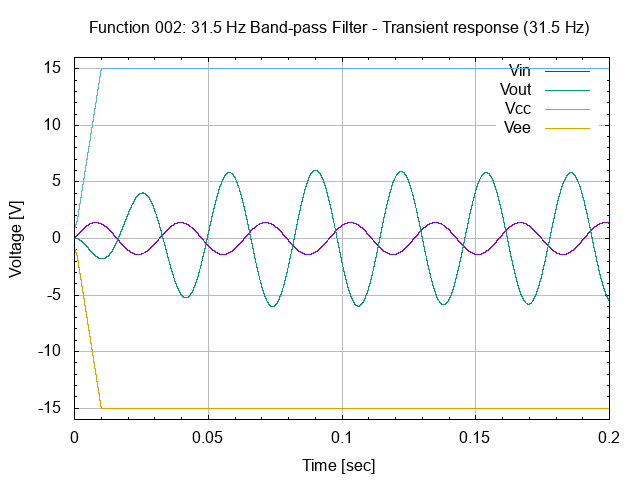

The script that saved this image:
# setup terminal
set term png

# setup graph
set output "26.002.00.01.01.01.png"
set title "Function 002: 31.5 Hz Band-pass Filter - Transient response (31.5 Hz)"

# setup Y-axis
set yrange [-16:16]
set grid ytics lt 1 lw 1 lc rgb "#bbbbbb"
set mytics
set ylabel "Voltage [V]"

# setup X-axis
set grid xtics lt 1 lw 1 lc rgb "#bbbbbb"
set mxtics
set xlabel "Time [sec]"

# setup plot style
set style data lines
plot '26.002.00.01.01.dat' using 1:2 title "Vin", \
     '26.002.00.01.01.dat' using 1:3 title "Vout", \
     '26.002.00.01.01.dat' using 1:4 title "Vcc", \
     '26.002.00.01.01.dat' using 1:5 title "Vee"

# set output back to default
set output

# reset terminal type
set terminal pop
